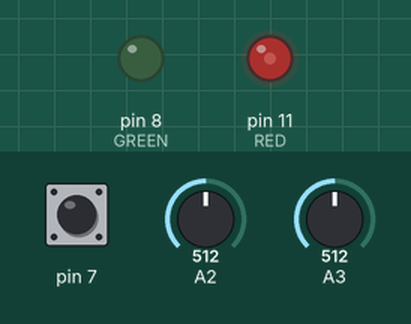
This sketch was run on a simulated Arduino Uno, built with avr-gcc and run on an emulated ATmega328P. Parts: output pins drawn as LEDs (lit = HIGH). Dashed ring = blinking. The test bench sets the inputs (shaded band); at power-on: pin 7 HIGH, A2 = 512, A3 = 512. What the sketch prints to the serial monitor is not drawn.

Above: at 1.2 s.
1.3 s: pin 7 pulled LOW for 0.15 s
At 1.51 s:
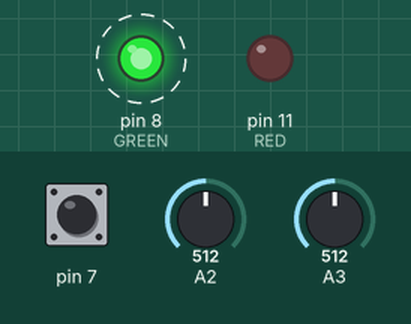
4.3 s: A2 set to 716
At 4.9 s:
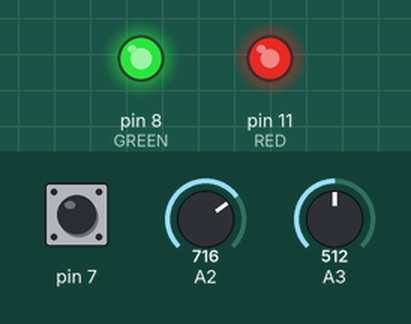
5.8 s: A2 set to 900
At 6.2 s:
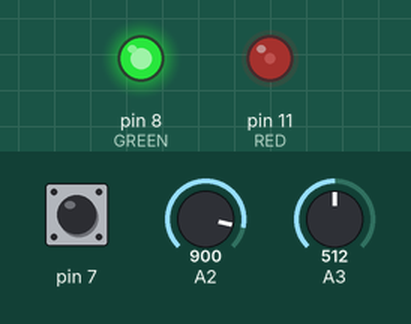
7.3 s: A2 set to 1023
At 8.4 s:
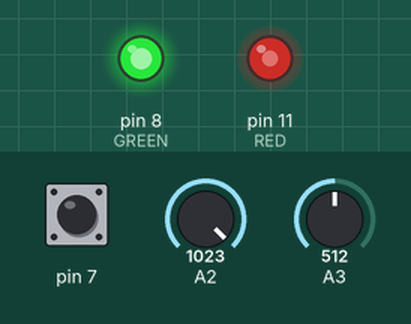
8.8 s: A2 set to 0
At 9.6 s:
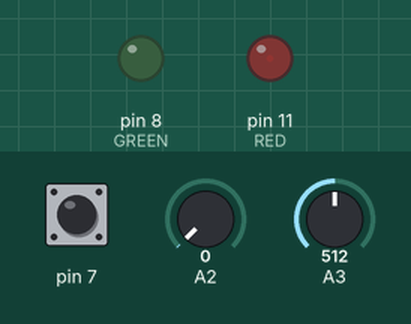
10.3 s: pin 7 pulled LOW for 3.2 s
At 10.71 s:
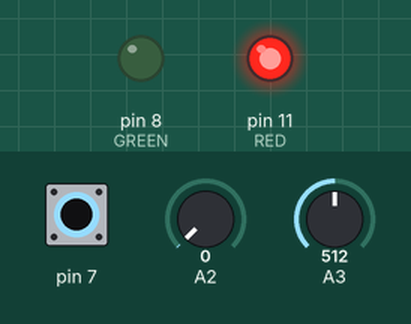
Timing chart, 0 to 15.1 s (numbered marks = the images above; inputs shaded):
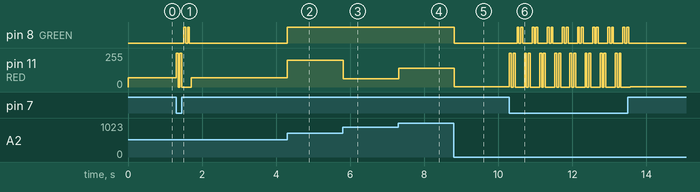

The sketch:

Feb18Finalized.ino
```cpp
int RED = 11;
int GREEN = 8;


void setup() {
  pinMode (11, OUTPUT);
  pinMode (8, OUTPUT);
  pinMode (A3, INPUT);
  pinMode (7, INPUT);
  pinMode (A2, INPUT);
  Serial.begin(9600);
}

void loop() {
  int buttonState = digitalRead (7);// Why does it make such a huge difference to include the int buttonState ans int sensorValue in the loop?
  int sensorValue = analogRead(A3);
  int lightValue = analogRead (A2);
  int mappedLight = map(lightValue, 400, 800, 0, 255); // What makes the difference if the lightValue is mapped or not??? Will it be different if this int is put into the loop???

  if (buttonState == 0) {
    doTheBlinking (RED, sensorValue / 10);
    //delay (20);
    doTheBlinking (GREEN, sensorValue / 10);
    //delay (50);
  }
  if (buttonState == 1) {
    Serial.print (lightValue);
    Serial.print("\n");
    analogWrite (RED, mappedLight);// analogWrite only write 0-225
    analogWrite (GREEN, mappedLight);

  }
  /*Serial.print("button = ");
    Serial.println(buttonState);
    Serial.print("potentiometer = ");
    Serial.println(sensorValue);*/
}

void doTheBlinking (int whichLED, int delayAmount) {
  digitalWrite (whichLED, HIGH);
  delay(delayAmount);
  digitalWrite (whichLED, LOW);
  delay(delayAmount);
  digitalWrite (whichLED, HIGH);
  delay(delayAmount);
  digitalWrite (whichLED, LOW);
  delay(delayAmount);
}
```

Measured:
- after the input at 1.3 s, pin 8 (GREEN): alternates HIGH for 0.05 s and LOW for 0.05 s, 4 changes in all, then stays LOW, starting after 0.21 s; pin 11 (RED): 71/255 → 0/255 at once, → 71/255 0.41 s later
- after the input at 4.3 s, pin 8 (GREEN): LOW → HIGH at once; pin 11 (RED): 71/255 → 201/255 at once
- after the input at 5.8 s, pin 11 (RED): 201/255 → 62/255 at once
- after the input at 7.3 s, pin 11 (RED): 62/255 → 141/255 at once
- after the input at 8.8 s, pin 8 (GREEN): HIGH → LOW at once; pin 11 (RED): 141/255 → 1/255 at once
- after the input at 10.3 s, pin 8 (GREEN): LOW → HIGH after 0.21 s, then repeats every 0.41 s: LOW 0.05 s, HIGH 0.05 s, LOW 0.26 s, HIGH 0.05 s, until it stays LOW from 13.5 s; pin 11 (RED): 1/255 → 255/255 at once, then repeats every 0.41 s: 0/255 0.05 s, 255/255 0.05 s, 0/255 0.26 s, 255/255 0.05 s, until it stays 1/255 from 13.6 s
